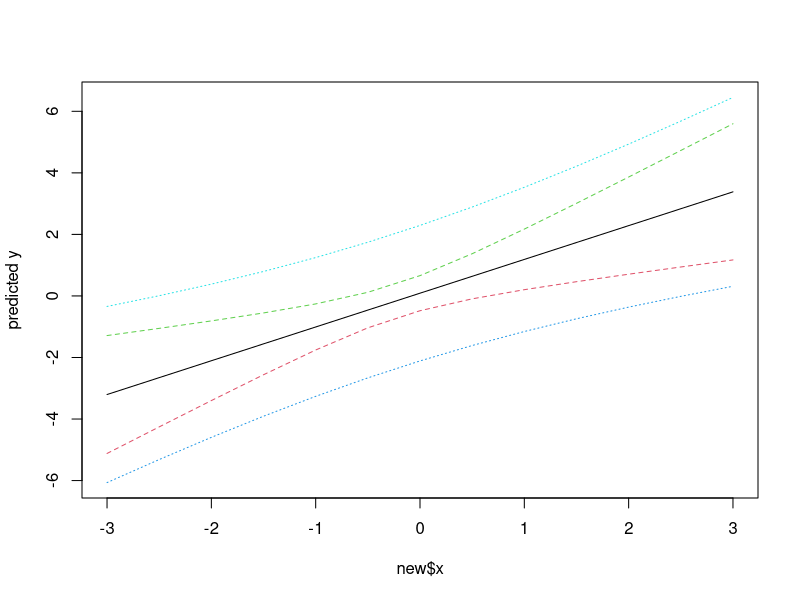

R code for this plot:
require(graphics)

## Predictions
x <- rnorm(15)
y <- x + rnorm(15)
predict(lm(y ~ x))
new <- data.frame(x = seq(-3, 3, 0.5))
predict(lm(y ~ x), new, se.fit = TRUE)
pred.w.plim <- predict(lm(y ~ x), new, interval = "prediction")
pred.w.clim <- predict(lm(y ~ x), new, interval = "confidence")
matplot(new$x, cbind(pred.w.clim, pred.w.plim[,-1]),
        lty = c(1,2,2,3,3), type = "l", ylab = "predicted y")

## Prediction intervals, special cases
##  The first three of these throw warnings
w <- 1 + x^2
fit <- lm(y ~ x)
wfit <- lm(y ~ x, weights = w)
predict(fit, interval = "prediction")
predict(wfit, interval = "prediction")
predict(wfit, new, interval = "prediction")
predict(wfit, new, interval = "prediction", weights = (new$x)^2)
predict(wfit, new, interval = "prediction", weights = ~x^2)

##-- From  aov(.) example ---- predict(.. terms)
npk.aov <- aov(yield ~ block + N*P*K, npk)
(termL <- attr(terms(npk.aov), "term.labels"))
(pt <- predict(npk.aov, type = "terms"))
pt. <- predict(npk.aov, type = "terms", terms = termL[1:4])
stopifnot(all.equal(pt[,1:4], pt.,
                    tolerance = 1e-12, check.attributes = FALSE))

